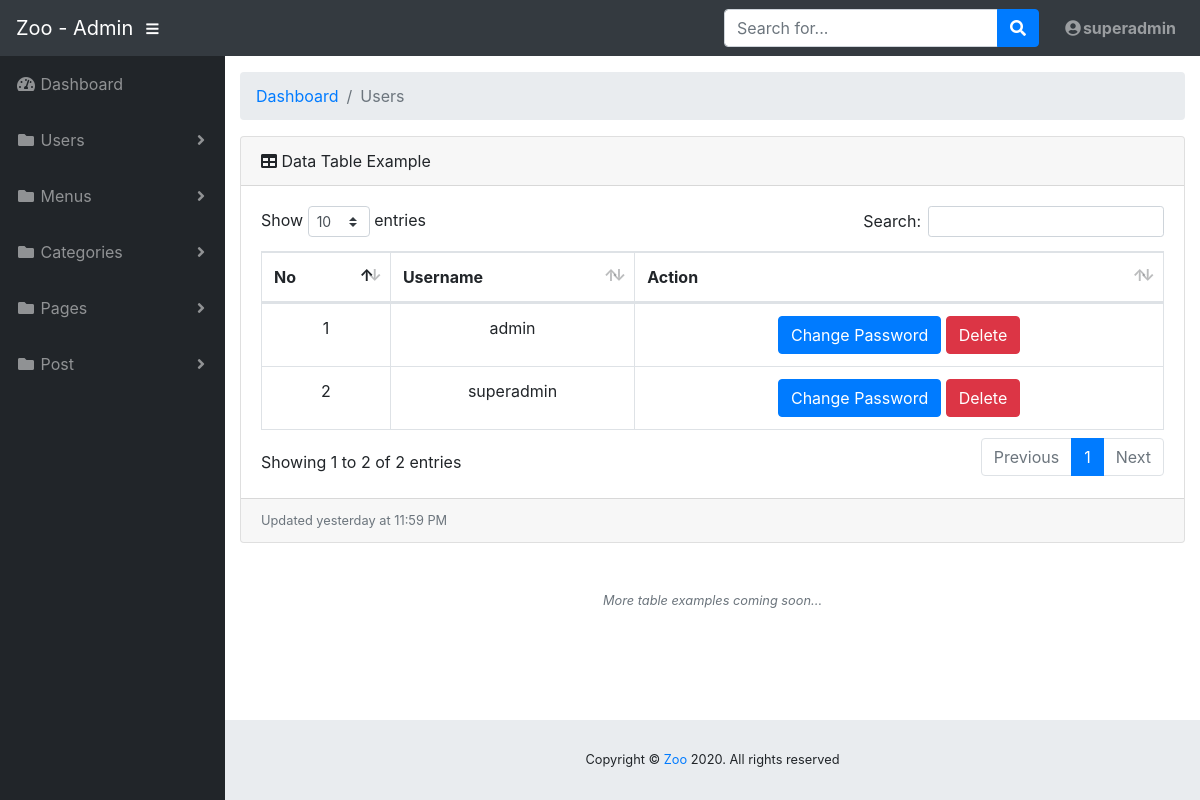
Page /admin/user/list.php (signed in) on the earlier database version.
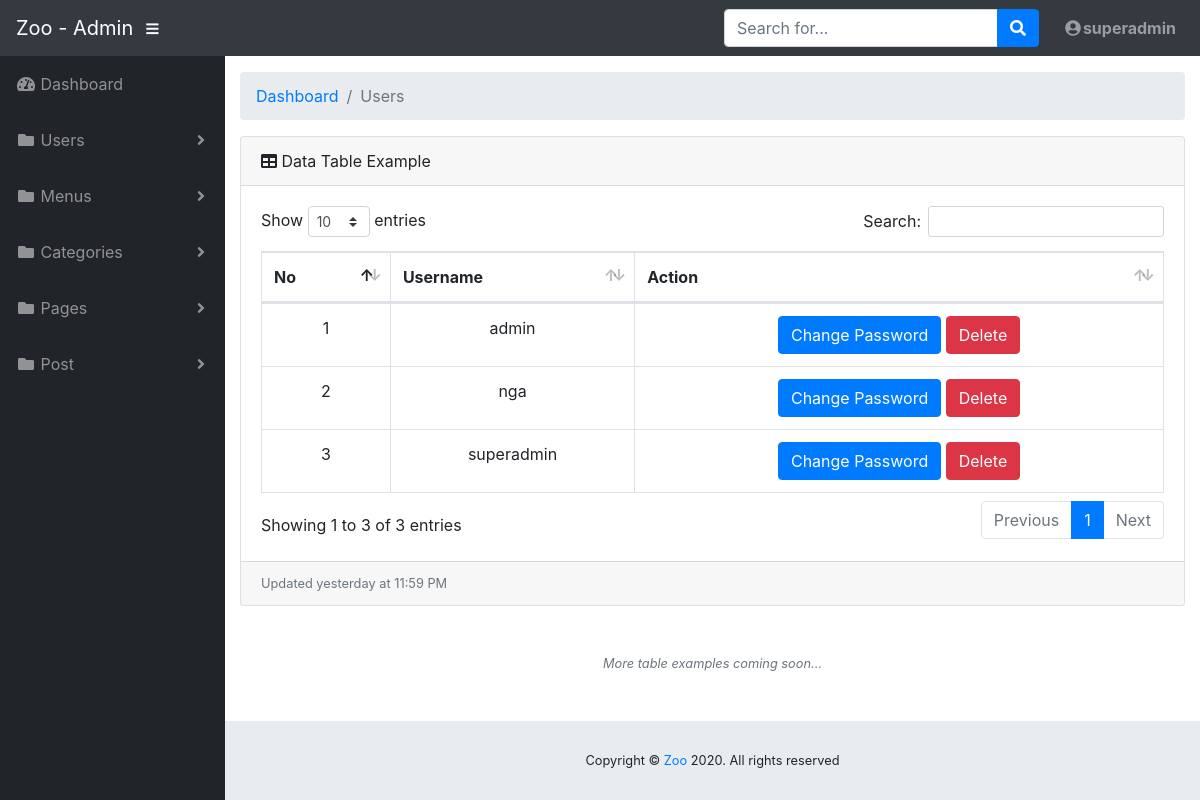
Same page on the later database version.
### tables this page shows
CREATE TABLE `users` (
  `user_id` int(11) NOT NULL,
  `username` varchar(250) NOT NULL,
  `password` varchar(250) NOT NULL,
  `role_id` int(11) NOT NULL DEFAULT '2',
  `status` int(1) NOT NULL DEFAULT '1'
);

### admin/user/list.php (the view, shortened to what the changed rows need)
<!DOCTYPE html>
<html lang="en">
<head>
  <link href="../vendor/fontawesome-free/css/all.min.css" rel="stylesheet" type="text/css">
  <link href="../vendor/datatables/dataTables.bootstrap4.css" rel="stylesheet">
  <link href="../css/sb-admin.css" rel="stylesheet">
</head>
<body id="page-top">
  <div id="wrapper">
    <div id="content-wrapper">
      <div class="container-fluid">
        <div class="card mb-3">
          <div class="card-body">
            <div class="table-responsive">
              <table class="table table-bordered" id="dataTable" width="100%" cellspacing="0">
                <thead>
                  <tr>
                    <th>No</th>
                    <th>Username</th>
                    <th>Action</th>
                  </tr>
                </thead>
                <tbody>
                <?php
                    $conn = conn_db();
                    $sql = "SELECT * FROM users WHERE status = 1";
                    $result = mysqli_query($conn, $sql);
                    if (mysqli_num_rows($result) > 0) {
                        $i = 1;
                        while ($row = mysqli_fetch_assoc($result)) {
                        ?>
                        <tr class="text-center">
                            <td><?php echo $i++;  ?></td>
                            <td><?= $row['username'] ?></td>
                            <td>
                                <button class="btn btn-primary" type="button"><a class="text-white" href="<?="../change-password.php?id={$row['user_id']}" ?>" target="_blank"> Change Password </a></button>
                                <button class="btn btn-danger" type="button"><a class="text-white" href="<?="./delete.php?id={$row['user_id']}" ?>" target="_blank"> Delete </a></button>
                            </td>
                        </tr>
                        <?php
                        }
                    }
                ?>
                </tbody>
              </table>
            </div>
          </div>
        </div>
      </div>
    </div>
  </div>
</body>
</html>

Differences in the rows shown:
added users: username "nga"
Other differences:
text written by a page script: "Show entries Search: Showing 1 to 2 of 2 entries Previous 1 Next" → "Show entries Search: Showing 1 to 3 of 3 entries Previous 1 Next"
